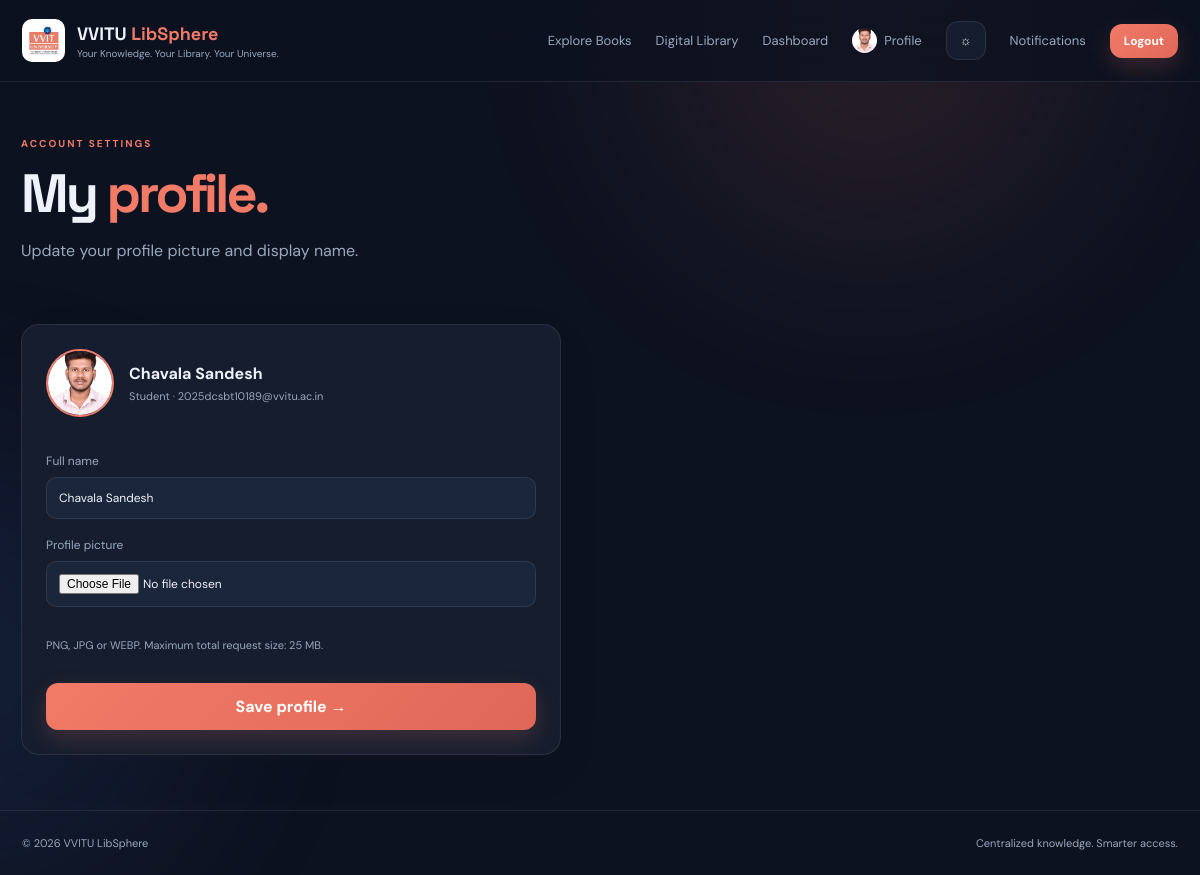
Page /profile (signed in) on the committed database.
### app.py (models this page shows, shortened)
class User(UserMixin, db.Model):
    id = db.Column(db.Integer, primary_key=True)
    name = db.Column(db.String(120), nullable=False)
    username = db.Column(db.String(80), unique=True, nullable=False)
    email = db.Column(db.String(150), unique=True)
    password_hash = db.Column(db.String(255), nullable=False)
    role = db.Column(db.String(20), default="student", nullable=False)
    profile_pic = db.Column(db.String(255), default="")
    is_active = db.Column(db.Boolean, default=True, nullable=False)
    created_at = db.Column(db.DateTime, default=datetime.utcnow)

### app.py (the view, shortened to what this page needs)
@app.route("/profile", methods=["GET", "POST"])
@login_required
def profile():
    return render_template("profile.html")

### app.py (called while the page is built)
@login_manager.user_loader
def load_user(user_id):
    user = db.session.get(User, int(user_id))
    return user if user and user.is_active else None

@app.context_processor
def inject_globals():
    unread = Notification.query.filter_by(user_id=current_user.id, read=False).count() if current_user.is_authenticated else 0
    return {"unread_notifications": unread, "today": date.today(),
            "profile_image_url": url_for("static", filename=current_user.profile_pic) if current_user.is_authenticated and current_user.profile_pic else None}

### templates/profile.html
{% extends "base.html" %}{% block title %}My Profile · LibSphere{% endblock %}{% block content %}<section class="page-head"><span class="eyebrow">ACCOUNT SETTINGS</span><h1>My <span>profile.</span></h1><p class="muted">Update your profile picture and display name.</p></section><form method="post" enctype="multipart/form-data" class="form-panel narrow"><div class="profile-preview">{% if current_user.profile_pic %}<img src="{{ url_for('static', filename=current_user.profile_pic) }}" alt="Profile picture">{% else %}<div class="avatar-placeholder">{{ current_user.name[:1]|upper }}</div>{% endif %}<div><b>{{ current_user.name }}</b><small>{{ current_user.role|title }} · {{ current_user.email }}</small></div></div><label>Full name<input name="name" value="{{ current_user.name }}" required></label><label>Profile picture<input type="file" name="profile_pic" accept=".png,.jpg,.jpeg,.webp,image/png,image/jpeg,image/webp"></label><p class="tiny muted">PNG, JPG or WEBP. Maximum total request size: 25 MB.</p><button class="btn">Save profile →</button></form>{% endblock %}

### templates/base.html (shortened to what this page needs)
<!doctype html>
<html lang="en" data-theme="dark">
<head>
<link rel="stylesheet" href="{{ url_for('static', filename='css/style.css') }}">
</head>
<body>
<div class="ambient ambient-a"></div><div class="ambient ambient-b"></div>
<nav class="navbar">
  <a class="brand" href="{{ url_for('home') }}">
    <img src="{{ url_for('static', filename='vvitu-logo.png') }}" onerror="this.style.display='none'" alt="VVITU logo">
    <span><b>VVITU <em>LibSphere</em></b><small>Your Knowledge. Your Library. Your Universe.</small></span>
  </a>
  <div class="navlinks">
    <a href="{{ url_for('books') }}">Explore Books</a><a href="{{ url_for('digital') }}">Digital Library</a>
    {% if current_user.is_authenticated %}<a href="{{ url_for('dashboard') }}">Dashboard</a><a href="{{ url_for('profile') }}" class="nav-profile">{% if current_user.profile_pic %}<img src="{{ url_for('static', filename=current_user.profile_pic) }}" alt="Profile">{% else %}<span>{{ current_user.name[:1]|upper }}</span>{% endif %}Profile</a>{% if current_user.role == 'admin' %}<a href="{{ url_for('admin_users') }}">Manage Users</a>{% endif %}{% endif %}
    <button class="icon-btn" id="themeToggle" title="Toggle theme">☼</button>
    {% if current_user.is_authenticated %}
      <a href="{{ url_for('notifications') }}" class="nav-notice">Notifications{% if unread_notifications %}<i>{{ unread_notifications }}</i>{% endif %}</a>
      <a class="btn btn-small" href="{{ url_for('logout') }}">Logout</a>
    {% else %}<a href="{{ url_for('register') }}">Register</a><a class="btn btn-small" href="{{ url_for('login') }}">Sign in</a>{% endif %}
  </div>
</nav>
<main class="container">
{% block content %}{% endblock %}
</main>
<footer><span>© {{ today.year }} VVITU LibSphere</span><span>Centralized knowledge. Smarter access.</span></footer>
</body></html>

### static/css/style.css (style rules this page uses)
:root { --bg:#0d1220;--surface:#151d2e;--surface2:#1b263a;--text:#eef2fa;--muted:#9aa8bd;--line:rgba(255,255,255,.09);--accent:#f17b67;--accent2:#ffab91;--shadow:0 24px 70px rgba(0,0,0,.28) }
* { box-sizing:border-box }
html { scroll-behavior:smooth }
body { margin:0;background:var(--bg);color:var(--text);font-family:'DM Sans',sans-serif;min-height:100vh;overflow-x:hidden;transition:background .3s,color .3s }
a { color:inherit;text-decoration:none }
button,input,select,textarea { font:inherit }
.ambient { position:fixed;width:420px;height:420px;border-radius:50%;filter:blur(110px);opacity:.12;pointer-events:none;z-index:-1 }
.ambient-a { background:#f17b67;top:-180px;right:10% }
.container { width:min(1160px,calc(100% - 42px));margin:auto;min-height:calc(100vh - 150px) }
.navbar { height:82px;display:flex;align-items:center;justify-content:space-between;padding:0 max(22px,calc((100% - 1160px)/2));border-bottom:1px solid var(--line);position:sticky;top:0;background:color-mix(in srgb,var(--bg) 82%,transparent);backdrop-filter:blur(20px);z-index:20 }
.brand { display:flex;align-items:center;gap:12px }
.brand img { width:43px;height:43px;object-fit:contain;background:#fff;border-radius:10px;padding:3px }
.brand b { font:700 18px 'Space Grotesk';display:block }
.brand em { font-style:normal;color:var(--accent) }
.brand small { display:block;color:var(--muted);font-size:10px;margin-top:2px }
.navlinks { display:flex;align-items:center;gap:24px;font-size:13px;color:var(--muted) }
.icon-btn,.mobile-menu { border:1px solid var(--line);background:var(--surface);color:var(--text);border-radius:12px;padding:10px 13px;cursor:pointer }
.nav-notice { position:relative }
.btn { border:0;background:linear-gradient(135deg,var(--accent),#df6758);color:white;padding:13px 19px;border-radius:12px;font-weight:700;cursor:pointer;display:inline-flex;align-items:center;justify-content:center;gap:8px;box-shadow:0 9px 25px rgba(241,123,103,.2);transition:transform .2s,box-shadow .2s }
.btn-small { padding:9px 14px;font-size:12px }
.eyebrow { font-size:10px;letter-spacing:2px;font-weight:700;color:var(--accent);display:block;margin-bottom:16px }
.hero h1,.page-head h1,.detail-copy h1,.auth-card h1 { font:700 clamp(42px,6vw,72px)/1.04 'Space Grotesk';letter-spacing:-3px;margin:0 0 22px }
.hero h1 span,.page-head h1 span,.detail-copy h1 span,.auth-card h1 span { color:var(--accent) }
.page-head { padding:55px 0 25px }
.page-head h1 { font-size:54px;margin-bottom:12px }
.muted { color:var(--muted);line-height:1.65 }
.tiny { font-size:11px }
.search-panel input,.search-panel select,input,select,textarea { background:var(--surface2);border:1px solid var(--line);color:var(--text);border-radius:10px;padding:12px;outline:none;min-width:0 }
.panel,.form-panel,.upload-panel,.scanner-panel { background:var(--surface);border:1px solid var(--line);border-radius:18px;padding:24px;margin:18px 0;box-shadow:0 15px 45px rgba(0,0,0,.06) }
.stack label,.form-grid label,.form-panel>label,.upload-panel label { display:grid;gap:8px;font-size:12px;color:var(--muted) }
.form-panel { max-width:850px }
.form-panel.narrow { max-width:540px;display:grid;gap:18px }
footer { border-top:1px solid var(--line);padding:25px max(22px,calc((100% - 1160px)/2));display:flex;justify-content:space-between;color:var(--muted);font-size:11px;margin-top:55px }
.nav-profile { display:inline-flex;align-items:center;gap:7px }
.nav-profile img,.nav-profile span { width:25px;height:25px;border-radius:50%;object-fit:cover }
.profile-preview { display:flex;align-items:center;gap:15px;margin-bottom:18px }
.profile-preview img,.avatar-placeholder { width:68px;height:68px;border-radius:50%;object-fit:cover;border:2px solid var(--accent) }
.profile-preview small { display:block;color:var(--muted);font-size:11px;margin-top:5px }

### rows in the picture
User: profile_pic (picture), name "Chavala Sandesh", role "Student", email "2025dcsbt10189@vvitu.ac.in"
